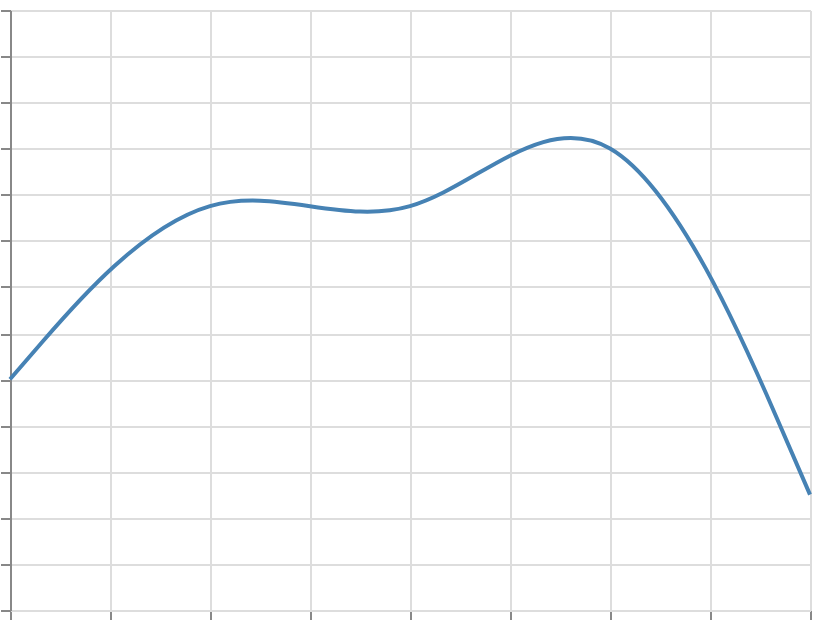

This figure's Vega-Lite source:
### Vega specification from a JSON file in a GitHub repository (floating-point values rounded to 4 significant figures)
{"$schema": "https://vega.github.io/schema/vega/v6.json", "width": 400, "height": 300, "padding": 5, "autosize": "none", "data": [{"name": "table", "values": [{"x": 0, "y": 10}, {"x": 1, "y": 20}, {"x": 2, "y": 15}, {"x": 3, "y": 25}, {"x": 4, "y": 5}]}], "scales": [{"name": "x", "type": "linear", "domain": {"data": "table", "field": "x"}, "range": "width", "nice": true}, {"name": "y", "type": "linear", "domain": {"data": "table", "field": "y"}, "range": [{"signal": "height"}, 0], "nice": true}], "marks": [{"type": "line", "from": {"data": "table"}, "encode": {"update": {"x": {"scale": "x", "field": "x"}, "y": {"scale": "y", "field": "y"}, "stroke": {"value": "steelblue"}, "strokeWidth": {"value": 2}, "interpolate": {"value": "bundle"}, "tension": {"value": 1}}}}], "axes": [{"scale": "x", "orient": "bottom", "grid": true, "labels": false}, {"scale": "y", "orient": "left", "grid": true, "labels": false}]}
